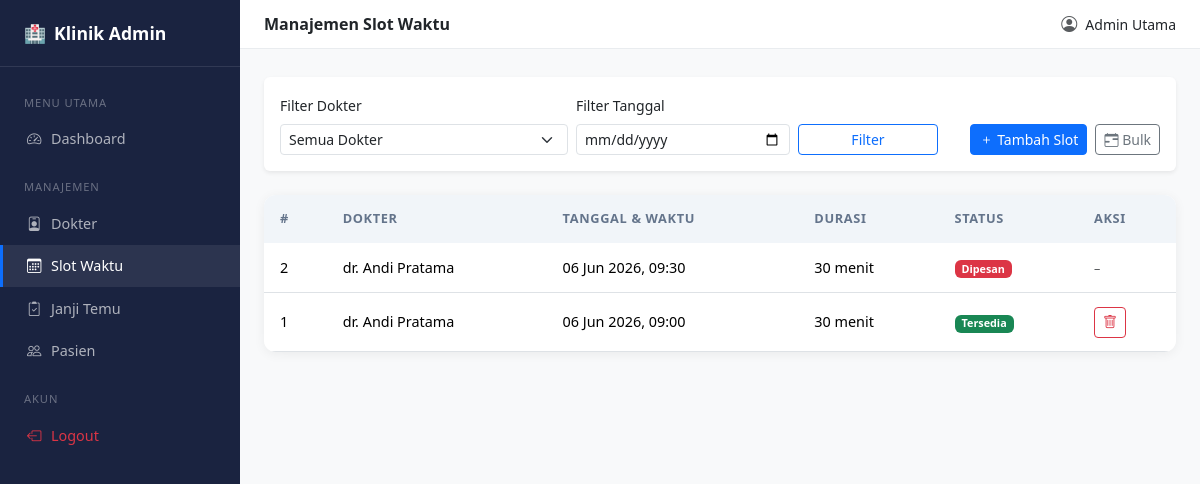
Page /admin/slots.php (signed in) on the committed database.
### tables this page shows
CREATE TABLE `time_slots` (
  `id` int(10) UNSIGNED NOT NULL,
  `doctor_id` int(10) UNSIGNED NOT NULL,
  `slot_datetime` datetime NOT NULL,
  `duration_minutes` smallint(5) UNSIGNED NOT NULL DEFAULT 30,
  `is_booked` tinyint(1) NOT NULL DEFAULT 0,
  `created_at` datetime NOT NULL DEFAULT current_timestamp()
);

CREATE TABLE `doctors` (
  `id` int(10) UNSIGNED NOT NULL,
  `full_name` varchar(100) NOT NULL,
  `specialization` varchar(100) DEFAULT NULL,
  `license_number` varchar(50) NOT NULL,
  `is_active` tinyint(1) NOT NULL DEFAULT 1
);

### admin/slots.php (the view, shortened to what this page needs)
<?php
require_once '../config/config.php';
require_once '../includes/layout_admin.php';
$filterDate   = $_GET['date'] ?? '';
$where = "WHERE 1=1";
$params = [];
$stmt = $pdo->prepare(
    "SELECT ts.*, d.full_name AS doctor_name
     FROM time_slots ts JOIN doctors d ON d.id = ts.doctor_id
     $where ORDER BY ts.slot_datetime DESC LIMIT 100"
);
$stmt->execute($params);
$slots = $stmt->fetchAll();
?>
<div class="card mb-4 border-0 shadow-sm">
  <div class="card-body">
    <form method="get" class="row g-2 align-items-end">
      <div class="col-sm-4">
        <label class="form-label small">Filter Dokter</label>
        <select name="doctor_id" class="form-select form-select-sm">
          <option value="">Semua Dokter</option>
        </select>
      </div>
      <div class="col-sm-3">
        <label class="form-label small">Filter Tanggal</label>
        <input type="date" name="date" class="form-control form-control-sm"
               value="<?= htmlspecialchars($filterDate) ?>">
      </div>
      <div class="col-sm-2">
        <button type="submit" class="btn btn-sm btn-outline-primary w-100">Filter</button>
      </div>
      <div class="col-sm-3 text-end">
        <button class="btn btn-sm btn-primary me-1" data-bs-toggle="modal" data-bs-target="#addModal">
          <i class="bi bi-plus"></i> Tambah Slot
        </button>
        <button class="btn btn-sm btn-outline-secondary" data-bs-toggle="modal" data-bs-target="#bulkModal">
          <i class="bi bi-calendar-range"></i> Bulk
        </button>
      </div>
    </form>
  </div>
</div>
<div class="card table-card">
  <div class="table-responsive">
    <table class="table table-hover">
      <thead>
        <tr><th>#</th><th>Dokter</th><th>Tanggal & Waktu</th><th>Durasi</th><th>Status</th><th>Aksi</th></tr>
      </thead>
      <tbody>
      <?php foreach ($slots as $s): ?>
      <tr>
        <td><?= $s['id'] ?></td>
        <td><?= htmlspecialchars($s['doctor_name']) ?></td>
        <td><?= date('d M Y, H:i', strtotime($s['slot_datetime'])) ?></td>
        <td><?= $s['duration_minutes'] ?> menit</td>
        <td>
          <span class="badge <?= $s['is_booked'] ? 'bg-danger' : 'bg-success' ?>">
            <?= $s['is_booked'] ? 'Dipesan' : 'Tersedia' ?>
          </span>
        </td>
        <td>
          <?php if (!$s['is_booked']): ?>
          <form method="post" class="d-inline"
                onsubmit="return confirm('Hapus slot ini?')">
            <button class="btn btn-sm btn-outline-danger"><i class="bi bi-trash"></i></button>
          </form>
          <?php else: ?>
          <span class="text-muted small">–</span>
          <?php endif; ?>
        </td>
      </tr>
      <?php endforeach; ?>
      </tbody>
    </table>
  </div>
</div>
<?php require_once '../includes/layout_admin_end.php'; ?>

### src/css/style.css (style rules this page uses)
:root { --brand-primary: #0d6efd; --brand-dark: #0a4fa8; --sidebar-bg: #1a2340; --sidebar-width: 240px; }
.table-card { border: none; border-radius: .75rem; box-shadow: 0 2px 12px rgba(0,0,0,.06); overflow: hidden; }
.table-card .table { margin-bottom: 0; }
.table-card .table thead th { background: #f1f5f9; font-size: .8rem; text-transform: uppercase; letter-spacing: .05em; color: #64748b; border-bottom: none; padding: .9rem 1rem; }
.table-card .table tbody td { padding: .85rem 1rem; vertical-align: middle; font-size: .9rem; }

### rows in the picture
time_slots: id "2", doctor.full_name "dr. Andi Pratama", slot_datetime "06 Jun 2026, 09:30", duration_minutes "30", is_booked "Dipesan"
time_slots: id "1", doctor.full_name "dr. Andi Pratama", slot_datetime "06 Jun 2026, 09:00", duration_minutes "30", is_booked "Tersedia"

### other values in the picture
$pageTitle "Manajemen Slot Waktu"
$_SESSION['full_name'] "Admin Utama"
